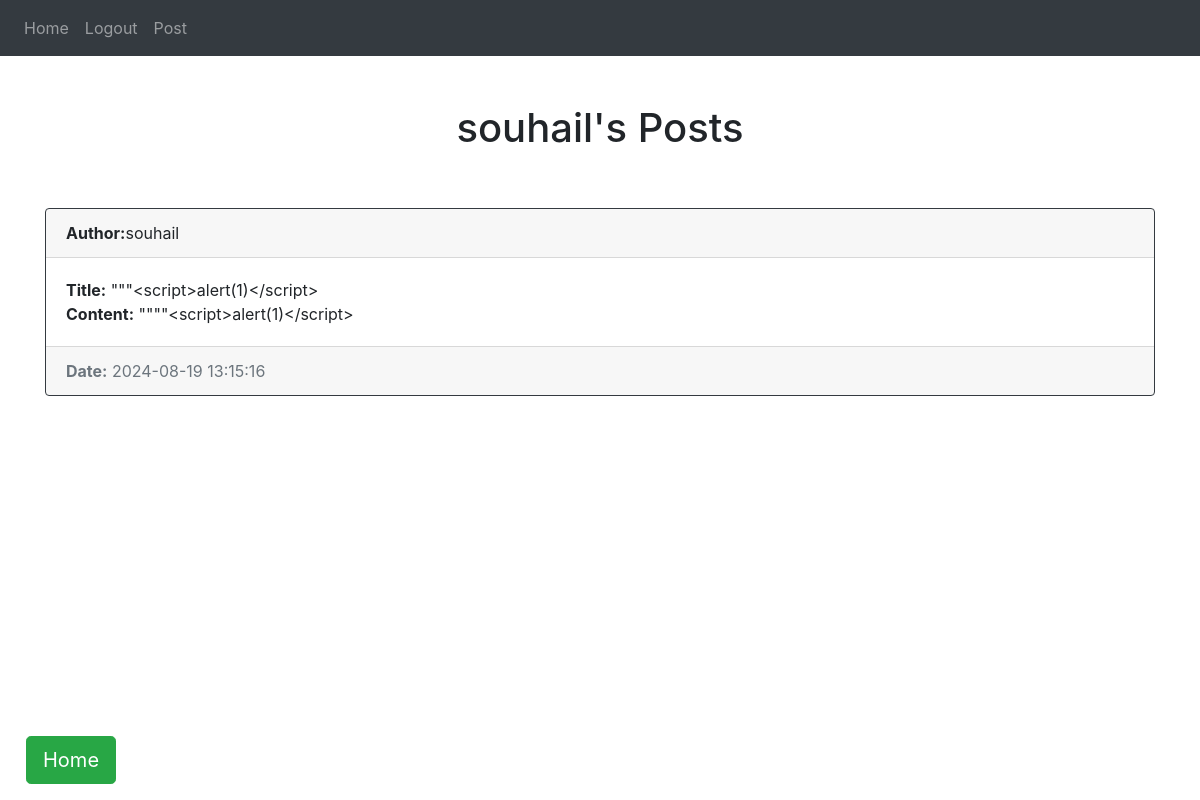
Screenshot of /users/4 (signed in) with the database file from the repository.
### website/models.py (models this page shows)
class User(db.Model, UserMixin):
    id = db.Column(db.Integer, primary_key=True)
    email = db.Column(db.String(255), unique=True, nullable=False)
    name = db.Column(db.String(255), nullable=False)
    password = db.Column(db.String(255), nullable=False)
    posts = db.relationship('Post', backref='author',passive_deletes=True)
    comments=db.relationship('Comment',backref="commentator",passive_deletes=True)
    likes=db.relationship('Like',backref='user',passive_deletes=True)

class Post(db.Model):
    id = db.Column(db.Integer, primary_key=True)
    title = db.Column(db.String(255), nullable=False)
    content = db.Column(db.Text)
    date = db.Column(db.DateTime, default=datetime.utcnow) # If you are storing images
    user_id = db.Column(db.Integer, db.ForeignKey('user.id',ondelete="CASCADE"), nullable=False)
    comments = db.relationship('Comment',backref="post",passive_deletes=True)
    likes = db.relationship('Like',backref='post',passive_deletes=True)

### website/users_profile.py (the view)
@users_profile.route(f'/users/<int:id>')
@login_required
def index(id):
    user=User.query.filter_by(id=id).first()
    if not user:
        flash("User not found")
        return redirect(url_for('home.index'))
    posts=user.posts
    return  render_template("profile.html",user=current_user,posts=posts,user_profile=user)

### website/__init__.py (called while the page is built)
def create_app():
    app = Flask(__name__)
    app.config['SECRET_KEY'] = 'AHSANPROJECTFL3ALAM'
    csrf = CSRFProtect(app)
    csrf.init_app(app)
    app.config['SQLALCHEMY_DATABASE_URI'] = 'sqlite:///'+DB_NAME
    db.init_app(app)
    from .views import views
    from .auth import auth
    from .users_profile import users_profile
    app.register_blueprint(views, url_prefix='/')
    app.register_blueprint(auth, url_prefix='/')
    app.register_blueprint(users_profile, url_prefix='/')
    from .models import User,Post,Like
    with app.app_context():
        db.create_all()
    login_manager = LoginManager()
    login_manager.login_view = 'auth.login'
    login_manager.init_app(app)
    @login_manager.user_loader
    def load_user(id):
        return User.query.get(int(id))
    return app

### website/templates/profile.html (shortened to what this page needs)
{% extends "base.html" %}
{% block content%}
<h1 class="text-center"> {{user_profile.name}}'s Posts</h1> <br><br>
{% for post in posts %}
<div class="card border-dark mb-3">
    <div class="card-header d-flex justify-content align-items-center">
        <strong>Author:</strong>{{ post.author.name }}
    </div>
    <div class="card-body">
        <strong>Title:</strong> {{ post.title }}<br>
        <strong>Content:</strong> {{ post.content }}<br>
    </div>
    <div class="card-footer text-muted">
        <strong>Date:</strong> {{ post.date.strftime('%Y-%m-%d %H:%M:%S') }}
    </div>
</div>
{% endfor %}
<div class="fixed-bottom d-flex justify-content-start p-3">
    <a href="/home" class="btn  btn-success btn-lg" style="margin-right: 10px; margin-left: 10px">Home</a>
</div>
{% endblock %}

### rows the page displays
User: name "souhail"
Post: author.name "souhail", title "\"\"\"<script>alert(1)</script>", content "\"\"\"\"<script>alert(1)</script>", date "2024-08-19 13:15:16"
